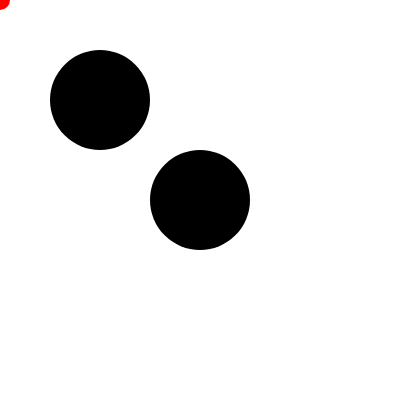
Frame 1 (no input)
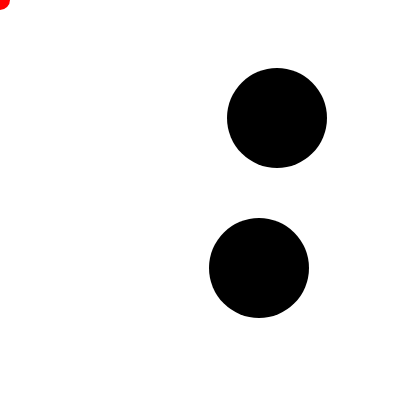
Frame 60 (no input)
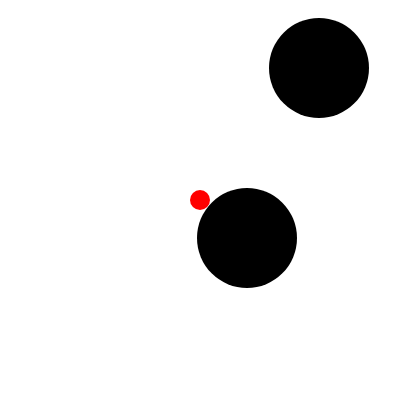
Frame 120 (the mouse pressed at the canvas centre since frame 60)

The p5.js sketch that drew these frames (run headless with seeded random() and noise() and a simulated clock; from frame 60 on, the mouse is pressed at the canvas centre):

// p5.js sketch
// ── sketch.js
var ballx, bally, xspeed, yspeed;
var ballx2, bally2, x2speed, y2speed;

function setup() {
  createCanvas(400, 400);
	
	ballx = width/2;
  bally = height/2;
  xspeed = 1;
  yspeed = 4;

  ballx2 = 100;
  bally2 = 100;
  x2speed = 3;
  y2speed = -2;
}

function draw() {
  background (255);
  fill(255,0,0);
  noStroke();
  ellipse(mouseX, mouseY, 20, 20);
	
  fill (0);
  noStroke();
  ellipse (ballx, bally, 100, 100);
  ellipse (ballx2, bally2, 100, 100);
	
	ballx += xspeed;
  bally += yspeed;

  if (ballx >= width-50 || ballx <= 50) {
    xspeed = -xspeed;
  }
  if (bally >= height-50 || bally <= 50) {
    yspeed = -yspeed;
  }

  ballx2 += x2speed;
  bally2 += y2speed;

  if (ballx2 >= width-50 || ballx2 <= 50) {
    x2speed = -x2speed;
  }
  if (bally2 >= height-50 || bally2 <= 50) {
    y2speed = -y2speed;
  }
	

}
